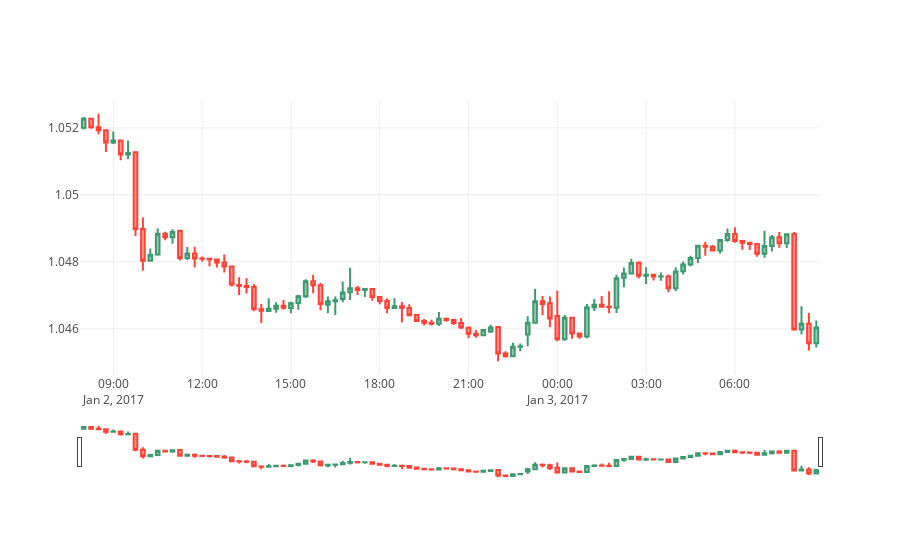

Notebook code cell kept with this figure:
### Markdown cell above
## Plots.

### Code cell
# On Plotly there is a specialized section for financial series, so we explore some common graphs.
# I have a lot of registers (1 year span), but it is not a good idea to plot all, so we use 100 registers,
# just with the aim of ilustrate the graph.
mini_eur_usd = data_eurusd_1[:100]

fig = go.Figure(data=[go.Candlestick(x=mini_eur_usd['Date_Time'],
                open=mini_eur_usd['Open'],
                high=mini_eur_usd['High'],
                low=mini_eur_usd['Low'],
                close=mini_eur_usd['Close'])])

fig.iplot()
